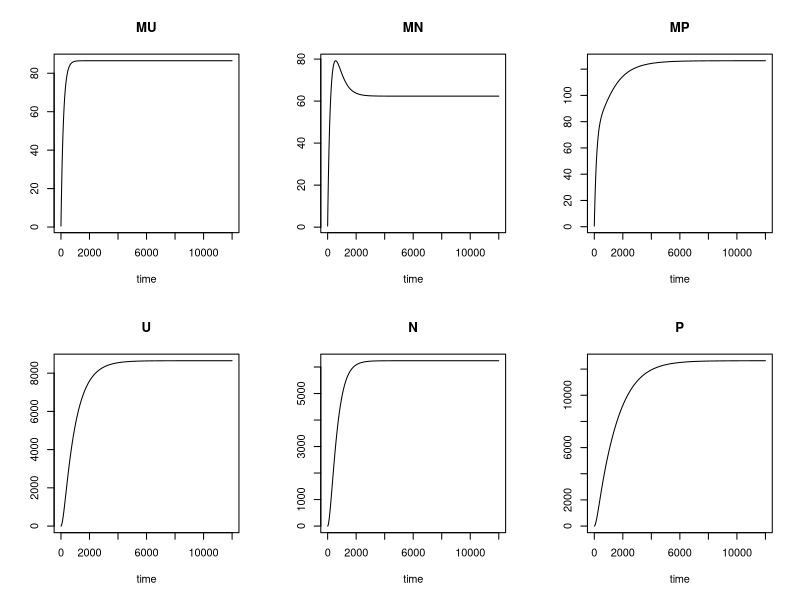

Recreate this plot in R.
# This is an implementation of a regulation model
library(deSolve)

#==============================================================================
# Unregulated expression _u
# Negative autoregulation _n
# Positive autoregulation _p
#==============================================================================
REGmod <- function(t, x , parms) {
  with(as.list(c(parms, x)), {
    dMU <- alpha_b - delta*MU 
    dU <- k*MU - gamma*U # unregulated
    dMN <-  ((alpha_b/(1+(N/K)^n))+alpha_o) - delta*MN
    dN <- k*MN - gamma*N # negative autoregulation
    dMP <-  ((((alpha_a*(P/K)^n)/(1+(P/K)^n))+alpha_b)) - delta*MP
    dP <- k*MP - gamma*P# positive autoregulation   
    res <- c(dMU, dMN, dMP, dU, dN, dP)
    list(res)
  })

}

## The parameters
parms <- c(alpha_a=0.375, alpha_b=0.5, alpha_o=5e-4, k=0.116, delta=5.78e-3, gamma=1.16e-3, K=1e4, n=2)
## Vector of timesteps
times <- seq(0, 12000)

## Start values for steady state
xstart <-c(MU = 0.5, MN = 0.5, MP = 0.5, U = 0, N = 0, P = 0)

## Solve model
out <- ode(y=xstart, times=times, func = REGmod, parms = parms)

summary(out)
## Default plot method
plot(out)
